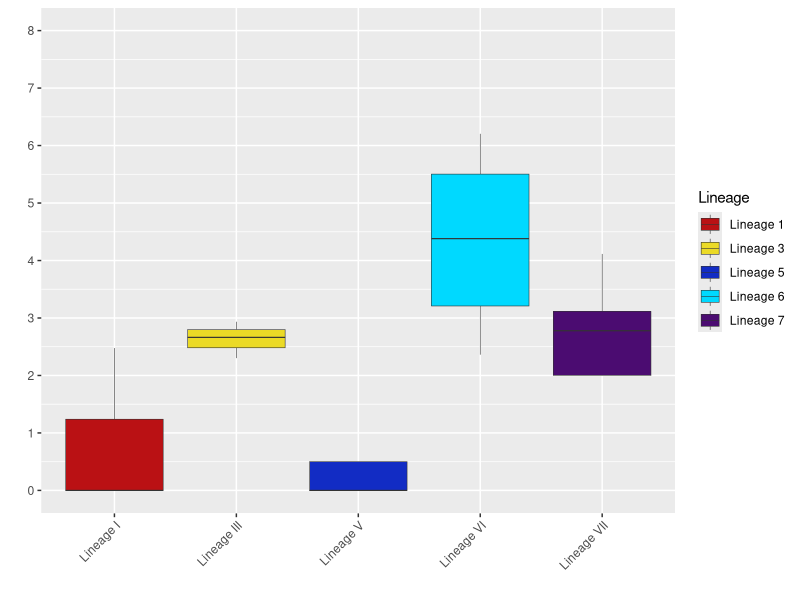

The R source for this figure:
setwd("~/")
library(tidyverse)
library(ggpubr)

# Do a boxplot as requested - bar plots cannot deploy individual points as it is based on stats summary
data <- read.csv("Sporulation.csv", header = TRUE, stringsAsFactors = TRUE)
data
p <- data %>%
  mutate(Lineage = fct_relevel(Lineage, 
                               "Lineage 1","Lineage 3","Lineage 5","Lineage 6","Lineage 7")) %>% 
  ggplot(aes(x=Lineage, y=Spores, fill=Lineage)) + 
  geom_boxplot(outlier.colour = "black", outlier.shape = NA, outlier.alpha = NA, notch=FALSE,varwidth = FALSE, size=0.2, width=0.8) +
  scale_y_log10(limits = c(-100,1e8),breaks =c(1,10,100,1000,10000,100000,1000000,10000000,100000000,1000000000),
                label = c("0","1","2","3", "4","5","6","7","8","9"))+  
  scale_fill_manual(values=c("Lineage 1"="#ba1114","Lineage 3"="#ebda26","Lineage 5"="#122cc4","Lineage 6"="#00d9ff","Lineage 7"="#4b0c71"))+
  theme(axis.text.x = element_text(angle = 45, vjust=1, hjust=1)) +
  xlab("") + ylab("")+
  scale_x_discrete(labels=c("Lineage 1" = "Lineage I", "Lineage 3" = "Lineage III",
                            "Lineage 5" = "Lineage V", "Lineage 6"="Lineage VI","Lineage 7"="Lineage VII"))

  
p 
